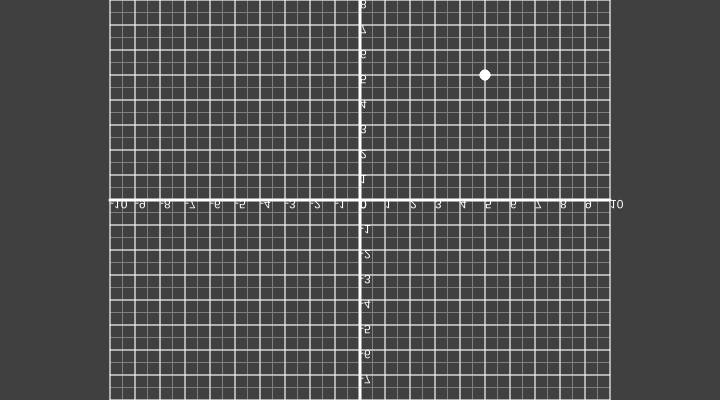
Frame 1 (no input)
Frame 60 (no input): identical to frame 1, image omitted
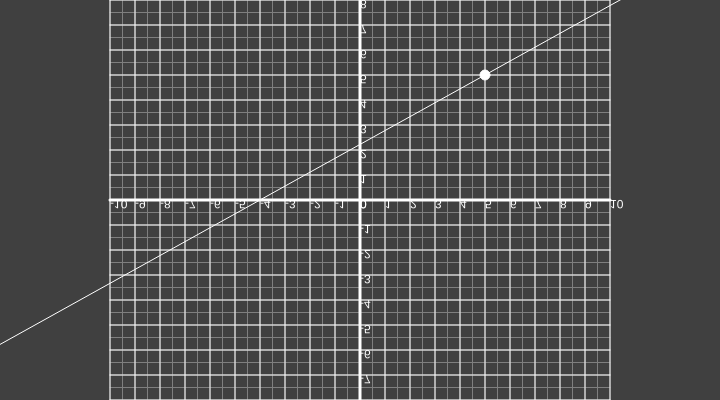
Frame 120 (the mouse pressed at the canvas centre since frame 60)

The p5.js sketch that drew these frames (run headless with seeded random() and noise() and a simulated clock; from frame 60 on, the mouse is pressed at the canvas centre):

// p5.js sketch
// ── sketch.js
class Line {
  constructor(grid){
    this.grid = grid;
    grid.geometry.push(this);

    this.s = createVector();
    this.r = createVector();
  }

  draw(){
    var s = p5.Vector.mult(this.s, this.grid.scale);
    var r = p5.Vector.mult(this.r, this.grid.scale);
    var p0 = p5.Vector.add(s, p5.Vector.mult(r, -1000));
    var p1 = p5.Vector.add(s, p5.Vector.mult(r, 1000));
    fill(255);
    stroke(255);
    line(p0.x, p0.y, p1.x, p1.y);
    ellipse(s.x, s.y, 10, 10);
    ellipse(r.x + s.x, s.y + r.y, 10, 10);    
  }
}

class Grid {

  constructor(){
    this.height = 20;
    this.width = 20;
    this.majorSpacing = 1;    
    this.minorSpacing = 0.5;
    this.scale = 25;

    this.matrix = new Matrix();
    this.matrix.setPosition(new p5.Vector(width/2, height/2));
    this.geometry = [];
  }

  draw(){
    push();
    this.matrix.apply();
    

    var w2 = this.width/2 * this.scale, 
      h2 = this.height/2 * this.scale,
      majorSpacing = this.majorSpacing * this.scale,
      minorSpacing = this.minorSpacing * this.scale;


    stroke(127);
    for (var x = -w2; x<w2+minorSpacing; x+= minorSpacing) line(x, -h2, x, h2);
    for (var y = -h2; y<h2+minorSpacing; y+= minorSpacing) line(-w2, y, w2, y);

    stroke(255);
    strokeWeight(3);
    line(0, -h2, 0, h2);
    line(-w2, 0, w2, 0);

    strokeWeight(1);

    for (var x = -w2; x<w2+majorSpacing; x+= majorSpacing) line(x, -h2, x, h2);    
    for (var y = -h2; y<h2+majorSpacing; y+= majorSpacing) line(-w2, y, w2, y);

    noStroke();
    fill(255);
    for (var x = -w2; x<w2+majorSpacing; x+= majorSpacing) text(x/this.scale, x, 0);    
    for (var y = -h2; y<h2+majorSpacing; y+= majorSpacing) text(y/this.scale, 0, y);
        
    this.geometry.forEach(function(g){
      g.draw();
    });

    pop();
  }
}

let myLine;
let myGrid;

function setup() {
  createCanvas(720, 400);
  
  myGrid = new Grid();
  myLine = new Line(myGrid);
}

function draw() {
  background(64);

  
  myLine.s.set(5, 5);
  myLine.r.set(mouseX, mouseY);
  myGrid.draw();

}

// ── geometry.js
class Matrix {
	constructor(){
		this.data = [1, 0, 0, 
					 0, -1, 0, 
					 0, 0, 1];
	}


	setPosition(vector){
		this.data[2] = vector.x;
		this.data[5] = vector.y;
	}

	apply(){
		applyMatrix(this.data[0], this.data[3], this.data[1], 
      		this.data[4], this.data[2], this.data[5]);
	}

	mult(vector){

		return new p5.Vector()
	}
}
